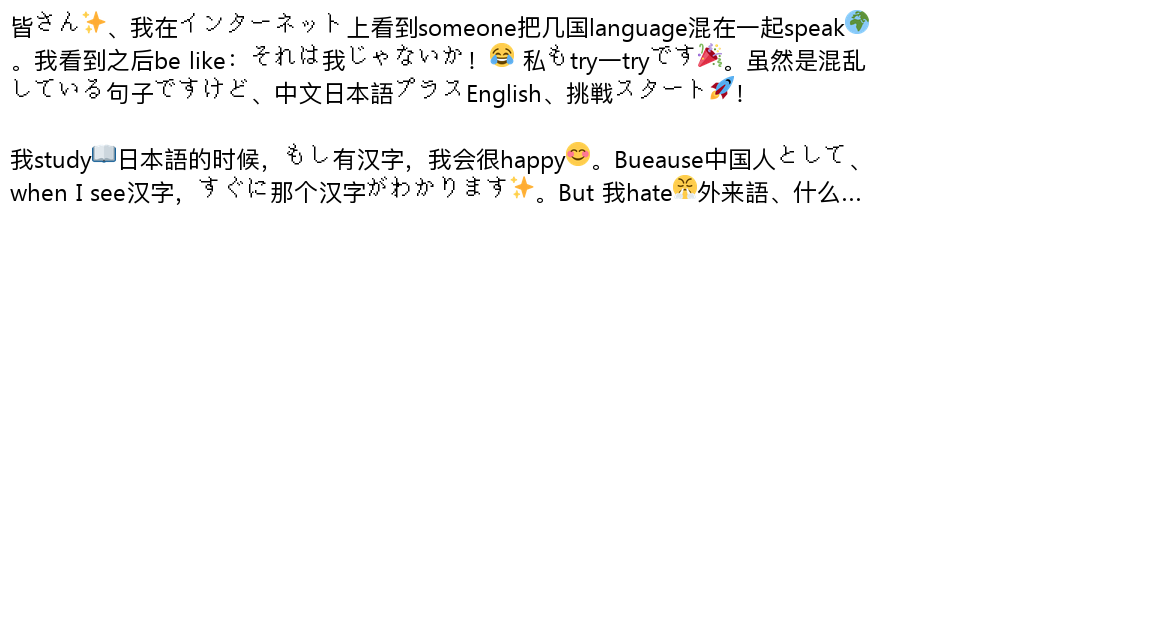

The script that saved this image:
import re
import time

from PIL import Image, ImageFont, ImageDraw

import src.power_text as power_text
# import power_text as power_text
from src.power_text import local_emoji_source
# from power_text import local_emoji_source

jap = re.compile(r'[\u3040-\u309F\u30A0-\u30FF]')

img = Image.new("RGB", (1150, 630), (255, 255, 255))

draw = ImageDraw.Draw(img)

font1 = ImageFont.truetype(r'PINGFANG MEDIUM.TTF', 24)
font2 = ImageFont.truetype(r'unifont-16.0.02.otf', 24)
font3 = ImageFont.truetype(r'Segoe UI.ttf', 24)


draw.line(((900, 0), (900, 630)), fill=(0, 0, 0))
draw.line(((0, 220), (1150, 220)), fill=(0, 0, 0))


start_time = time.time()
power_text.draw_text(
    img,
    (10, 10),  # 起始xy坐标

    """
皆さん✨、我在インターネット上看到someone把几国language混在一起speak🌍。我看到之后be like：それは我じゃないか！😂 私もtry一tryです🎉。虽然是混乱している句子ですけど、中文日本語プラスEnglish、挑戦スタート🚀！  

我study📖日本語的时候，もし有汉字，我会很happy😊。Bueause中国人として、when I see汉字，すぐに那个汉字がわかります✨。But 我hate😤外来語、什么マクドナルド🍔、スターバックス☕、グーグル🔍、ディズニーランド🏰、根本记不住カタカナhow to写、太難しい😭。  

以上です✌️，byebye👋！

awa
    """.strip(),
    [
        power_text.Font(font3, lambda char: char.lower() in "abcdefghijklmnopqrstuvwxyz0123456789"),
        power_text.Font(font2, lambda char: jap.match(char) is not None, (22, 125, 255)),
        power_text.Font(font1, lambda _: True, (220, 20, 60))
    ],
    (0, 0, 0),  # 字体颜色
    max_x=900,  # 最大宽度（超过自动换行）
    max_y=220,  # 最大高度（超过自动省略）
    has_emoji=True,
    emoji_source=local_emoji_source.LocalEmojiSource(r"C:\Users\xiaosu\Downloads\noto-emoji-main\png\128"),
    end_text="...",  # 省略符号
)
print(f"生成用时: {round(((time.time() - start_time) * 1000), 2)}ms")
img.save("example.png")
